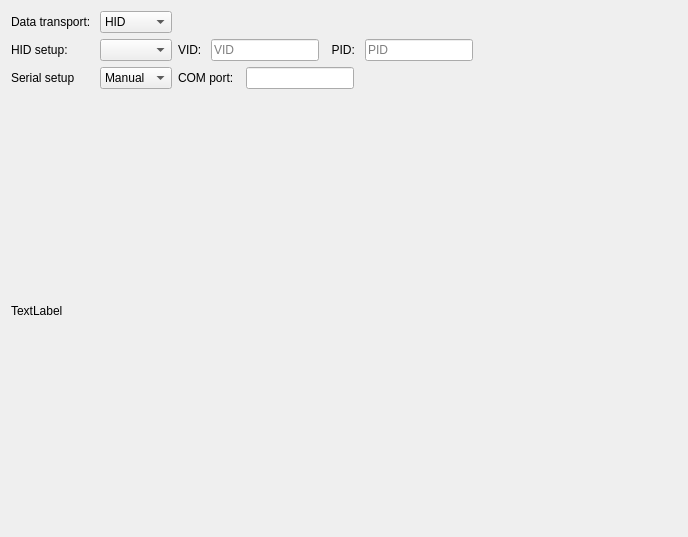
<?xml version="1.0" encoding="UTF-8"?>
<ui version="4.0">
 <class>hmd_pane</class>
 <widget class="QWidget" name="hmd_pane">
  <property name="geometry">
   <rect>
    <x>0</x>
    <y>0</y>
    <width>688</width>
    <height>537</height>
   </rect>
  </property>
  <property name="windowTitle">
   <string>Form</string>
  </property>
  <layout class="QVBoxLayout" name="verticalLayout">
   <item>
    <layout class="QGridLayout" name="gridLayout">
     <item row="2" column="2">
      <layout class="QHBoxLayout" name="horizontalLayout_3">
       <item>
        <widget class="QLabel" name="label_7">
         <property name="text">
          <string>COM port:  </string>
         </property>
        </widget>
       </item>
       <item>
        <widget class="QLineEdit" name="lineEdit_COM">
         <property name="enabled">
          <bool>true</bool>
         </property>
         <property name="sizePolicy">
          <sizepolicy hsizetype="Maximum" vsizetype="Fixed">
           <horstretch>0</horstretch>
           <verstretch>0</verstretch>
          </sizepolicy>
         </property>
         <property name="minimumSize">
          <size>
           <width>50</width>
           <height>0</height>
          </size>
         </property>
        </widget>
       </item>
       <item>
        <spacer name="horizontalSpacer">
         <property name="orientation">
          <enum>Qt::Horizontal</enum>
         </property>
         <property name="sizeHint" stdset="0">
          <size>
           <width>40</width>
           <height>20</height>
          </size>
         </property>
        </spacer>
       </item>
      </layout>
     </item>
     <item row="1" column="2">
      <layout class="QHBoxLayout" name="horizontalLayout">
       <item>
        <widget class="QLabel" name="label_6">
         <property name="text">
          <string>VID: </string>
         </property>
        </widget>
       </item>
       <item>
        <widget class="QLineEdit" name="lineEdit_VID">
         <property name="enabled">
          <bool>true</bool>
         </property>
         <property name="sizePolicy">
          <sizepolicy hsizetype="Maximum" vsizetype="Fixed">
           <horstretch>0</horstretch>
           <verstretch>0</verstretch>
          </sizepolicy>
         </property>
         <property name="minimumSize">
          <size>
           <width>50</width>
           <height>0</height>
          </size>
         </property>
         <property name="text">
          <string/>
         </property>
         <property name="placeholderText">
          <string>VID</string>
         </property>
        </widget>
       </item>
       <item>
        <widget class="QLabel" name="label_5">
         <property name="text">
          <string>  PID: </string>
         </property>
        </widget>
       </item>
       <item>
        <widget class="QLineEdit" name="lineEdit_PID">
         <property name="sizePolicy">
          <sizepolicy hsizetype="Maximum" vsizetype="Fixed">
           <horstretch>0</horstretch>
           <verstretch>0</verstretch>
          </sizepolicy>
         </property>
         <property name="minimumSize">
          <size>
           <width>50</width>
           <height>0</height>
          </size>
         </property>
         <property name="text">
          <string/>
         </property>
         <property name="placeholderText">
          <string>PID</string>
         </property>
        </widget>
       </item>
       <item>
        <spacer name="horizontalSpacer_3">
         <property name="orientation">
          <enum>Qt::Horizontal</enum>
         </property>
         <property name="sizeHint" stdset="0">
          <size>
           <width>40</width>
           <height>20</height>
          </size>
         </property>
        </spacer>
       </item>
      </layout>
     </item>
     <item row="0" column="0">
      <widget class="QLabel" name="label_2">
       <property name="text">
        <string>Data transport: </string>
       </property>
      </widget>
     </item>
     <item row="2" column="1">
      <widget class="QComboBox" name="COM_Box">
       <property name="enabled">
        <bool>true</bool>
       </property>
       <item>
        <property name="text">
         <string>Manual</string>
        </property>
       </item>
      </widget>
     </item>
     <item row="0" column="1">
      <widget class="QComboBox" name="transportBox">
       <item>
        <property name="text">
         <string>HID</string>
        </property>
       </item>
       <item>
        <property name="text">
         <string>Serial</string>
        </property>
       </item>
      </widget>
     </item>
     <item row="1" column="1">
      <widget class="QComboBox" name="HID_Box"/>
     </item>
     <item row="1" column="0">
      <widget class="QLabel" name="label_3">
       <property name="text">
        <string>HID setup:</string>
       </property>
      </widget>
     </item>
     <item row="2" column="0">
      <widget class="QLabel" name="label_4">
       <property name="text">
        <string>Serial setup</string>
       </property>
      </widget>
     </item>
    </layout>
   </item>
   <item>
    <widget class="QLabel" name="label">
     <property name="text">
      <string>TextLabel</string>
     </property>
    </widget>
   </item>
  </layout>
 </widget>
 <resources/>
 <connections/>
</ui>
